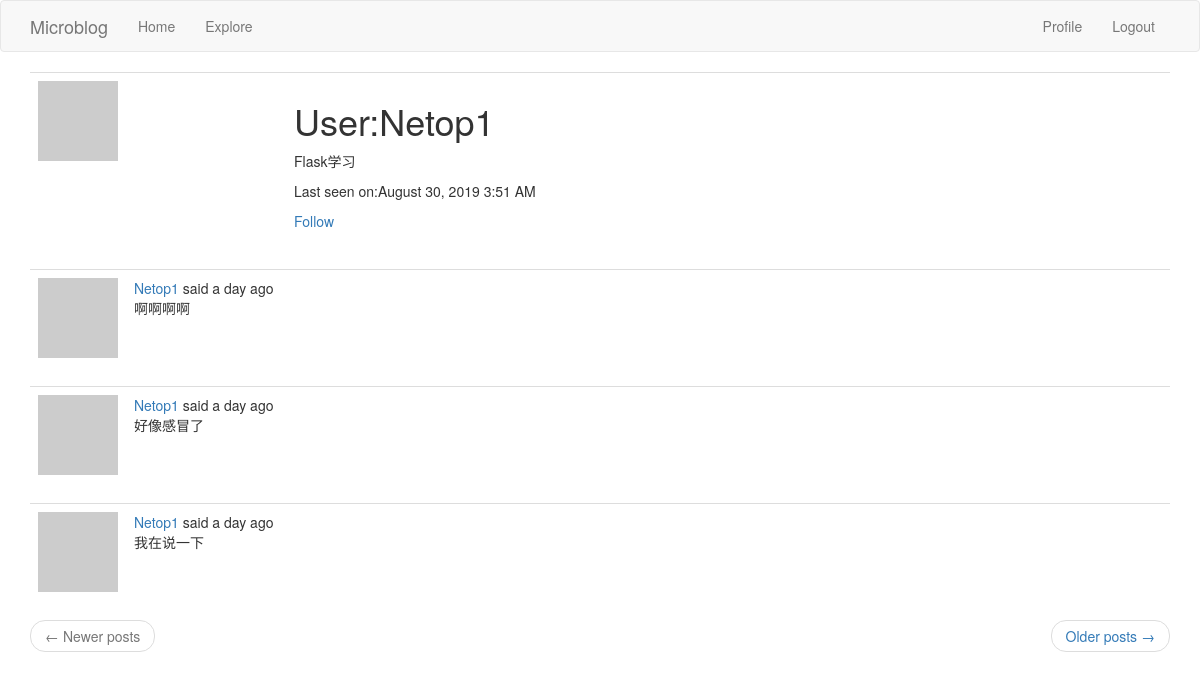
Page /user/Netop1 (signed in) on the committed database.
### app/models.py (models this page shows, shortened)
class User(UserMixin, db.Model):
    id = db.Column(db.Integer, primary_key=True)
    username = db.Column(db.String(64), index=True, unique=True)
    email = db.Column(db.String(128), index=True, unique=True)
    password_hash = db.Column(db.String(128))
    about_me = db.Column(db.String(140))
    last_seen = db.Column(db.DateTime, default=datetime.utcnow)
    posts = db.relationship('Post', backref='author', lazy='dynamic')
    followed = db.relationship(
        'User',
        secondary=followers,
        primaryjoin=(followers.c.follower_id == id),
        secondaryjoin=(followers.c.followed_id == id),
        backref=db.backref('followers', lazy='dynamic'),
        lazy='dynamic'
    )
    def avatar(self, size):
        digest = md5(self.email.lower().encode('utf-8')).hexdigest()
        return f'http://www.gravatar.com/avatar/{digest}?d=identicon&s={size}'
    def is_following(self, user):
        return self.followed.filter(followers.c.followed_id == user.id).count() > 0

class Post(db.Model):
    id = db.Column(db.Integer, primary_key=True)
    body = db.Column(db.String(140))
    timestamp = db.Column(db.DateTime, index=True, default=datetime.utcnow)
    user_id = db.Column(db.Integer, db.ForeignKey('user.id'))

### app/routes.py (the view)
@app.route('/user/<username>')
@login_required
def user(username):
    user = User.query.filter_by(username=username).first_or_404()
    page = request.args.get('page', 1, type=int)
    posts = user.posts.order_by(Post.timestamp.desc()).paginate(page, app.config['POSTS_PER_PAGE'], False)
    next_url = url_for('user', username=user.username, page=posts.next_num) if posts.has_next else None
    prev_url = url_for('user', username=user.username, page=posts.prev_num) if posts.has_prev else None
    return render_template('user.html', user=user, posts=posts.items, next_url=next_url, prev_url=prev_url)

### app/models.py (called while the page is built)
@login.user_loader
def load_user(userid):
    return User.query.get(int(userid))

### app/routes.py (called while the page is built)
@app.before_request
def before_request():
    if current_user.is_authenticated:
        current_user.last_seen = datetime.utcnow()
        db.session.commit()
    g.locale = 'zh_CN' if str(get_locale()).startswith('zh') else str(get_locale())

### app/templates/user.html
{% extends "base.html" %}
{% block app_content %}
    <table class="table table-hover">
        <tr>
            <td width="256px"><img src="{{ user.avatar(256) }}"></td>
            <td>
                <h1>User:{{ user.username }}</h1>
                {% if user.about_me %}
                    <p>{{ user.about_me }}</p>
                {% endif %}
                {% if user.last_seen %}
                    <p>Last seen on:{{ moment(user.last_seen).format('LLL') }}</p>
                {% endif %}
                {% if user == current_user %}
                    <p>
                        <a href="{{ url_for('edit_profile') }}">Edit your profile</a>
                    </p>
                {% elif not current_user.is_following(user) %}
                    <p>
                        <a href="{{ url_for('follow', username=user.username) }}">Follow</a>
                    </p>
                {% else %}
                    <p>
                        <a href="{{ url_for('unfollow', username=user.username) }}">Unfollow</a>
                    </p>
                {% endif %}
            </td>
        </tr>
    </table>
    {% for post in posts %}
        {% include '_post.html' %}
    {% endfor%}
    <nav aria-label="...">
        <ul class="pager">
            <li class="previous{% if not prev_url %} disabled{% endif %}">
                <a href="{{ prev_url or '#' }}">
                    <span aria-hidden="true">&larr;</span> Newer posts
                </a>
            </li>
            <li class="next{% if not next_url %} disabled{% endif %}">
                <a href="{{ next_url or '#' }}">
                    Older posts <span aria-hidden="true">&rarr;</span>
                </a>
            </li>
        </ul>
    </nav>
{% endblock%}

### app/templates/_post.html (shortened to what this page needs)
<table class="table table-hover">
    <tr>
        <td width="70px">
            <a href="{{ url_for('user', username=post.author.username) }}">
                <img src="{{ post.author.avatar(70) }}" />
            </a>
        </td>
        <td>
            {{ _('%(username)s said %(when)s', username=user_link, when=moment(post.timestamp).fromNow()) }}
            <br>
            {{ post.body }}
        </td>
    </tr>
</table>

### rows in the picture
User: username "Netop1", about_me "Flask学习", last_seen "August 30, 2019 3:51 AM"
Post: body "啊啊啊啊"
Post: body "好像感冒了"
Post: body "我在说一下"
